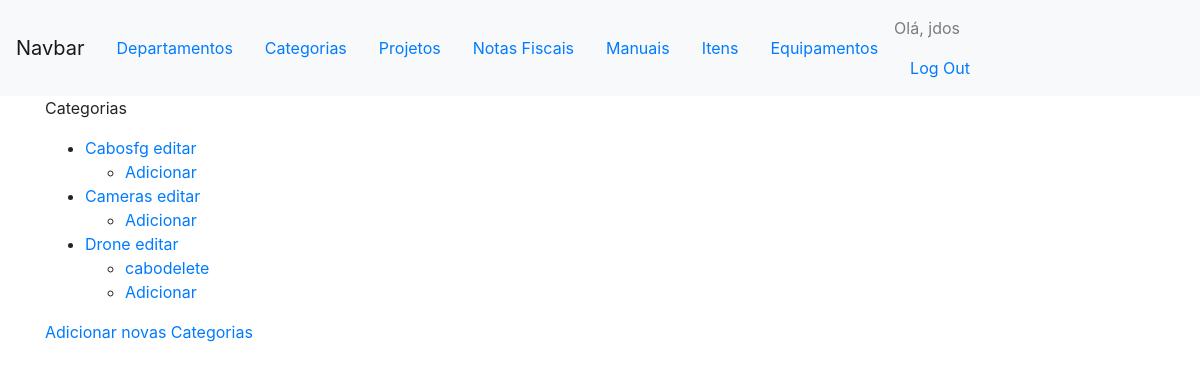
The app's page /controle/categorias/ (signed in) with its own data.
### controles/models.py (models this page shows, shortened)
class Categoria(models.Model):
    nome = models.CharField(max_length=40)
    def __str__(self):
        return self.nome

class Subcategoria(models.Model):
    nome = models.CharField(max_length=40)
    categoria = models.ForeignKey(Categoria, null=True, blank=True, on_delete=models.PROTECT)

### controles/views.py (the view)
def categorias(request):
	categorias = Categoria.objects.all().order_by('nome')
	subcategorias = Subcategoria.objects.all()
	context = {'categorias': categorias, 'subcategorias': subcategorias}
	return render(request, 'controles/categorias.html', context)

### controles/templates/controles/categorias.html
{% extends "controles/base.html" %}
{% block content %}
<p>Categorias</p>
<ul>
	{% for categoria in categorias %}
	<li>
			<a href="">{{ categoria }} </a> <a href="{% url 'controles:editar_categoria' categoria.id %}"> editar</a>
				<ul>
					{% for subcategoria in subcategorias %}
					{% ifequal  subcategoria.categoria|stringformat:'s'  categoria.nome %}
					<li>
						<a href="">{{ subcategoria.nome }}</a><a href="{% url 'controles:delete_subcategoria' subcategoria.id %}">delete</a>
					</li>
					{% endifequal %}
					{% endfor %}
					<li>
						<a href="{% url 'controles:nova_subcategoria' categoria.id %}">Adicionar</a>
					</li>
				</ul>
	</li>
	{% empty %}
	<li> Não tem nenhum Categoria cadastrada ainda. </li>
	{% endfor %}
</ul>
<a href="{% url 'controles:nova_categoria' %}">Adicionar novas Categorias</a>
{% endblock content %}

### controles/templates/controles/base.html (shortened to what this page needs)
{% load bootstrap4 %}
{% load static %}
<!DOCTYPE html>
<html lang="pt-br">
	<head>
		<link rel="stylesheet" type="text/css" href="/media/css/style.css">
		{% bootstrap_css %}
	</head>
	<body>
	<nav class="navbar navbar-expand-lg navbar-light bg-light">
		<a class="navbar-brand" href="#">Navbar</a>
 			<ul class="nav">
				<li class="nav-item">
					<a class="nav-link" href = "{% url 'comuns:departamentos' %}"> Departamentos </a>
				</li>
				<li class="nav-item">
					<a class="nav-link" href = "{% url 'controles:categorias' %}"> Categorias </a>
				</li>
				<li class="nav-item">
					<a class="nav-link" href = "{% url 'comuns:projetos' %}"> Projetos </ao>
				</a>
				<li class="nav-item">
					<a class="nav-link" href = "{% url 'controles:notasfiscais' %}"> Notas Fiscais </a>
				</li>
				<li class="nav-item">
					<a class="nav-link" href = "{% url 'controles:manuais' %}"> Manuais </a>
				</li>
				<li class="nav-item">
					<a class="nav-link" href = "{% url 'controles:itens' %}"> Itens </a>
				</li>
				<li class="nav-item">
					<a class="nav-link" href = "{% url 'controles:equipamentos' %}"> Equipamentos </a>
				</li>
			</ul>
			<ul class="nav justify-content-end">
				<li class="nav-item">
				{% if user.is_authenticated %}
				    <span class="navbar-text">
     				 Olá, {{ user.username }}
    				</span>
					<a class="nav-link" href="{% url 'users:logout' %}">Log Out</a>
				{% else %}
					<a class="nav-link" href="{% url 'users:login' %}">Log In</a>
				{% endif %}
				</li>
			</ul>
	</nav>
		<div class="container">
			<div>
				{% block content %}{% endblock content %}
			</div>
		</div>
	</body>
</html>

### records on screen
Categoria: nome "Cabosfg"
Categoria: nome "Cameras"
Categoria: nome "Drone"
Subcategoria: nome "cabo"

### other values on screen
{{ user.username }} "jdos"
